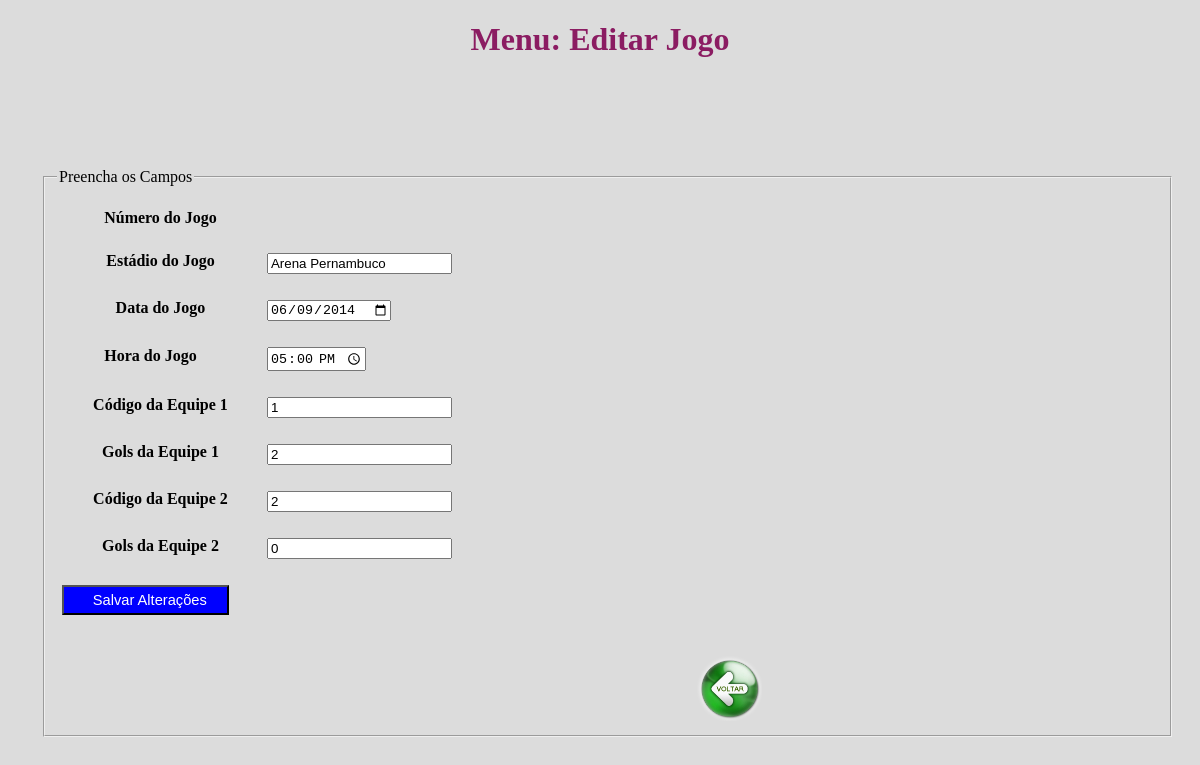
/jogo/edit_jogo.php?numero_jogo=1, run on the app's committed database.
### tables this page shows
create table jogo(
numero_jogo integer not null, 
estadio_jogo varchar(20) not null, 
data_jogo date not null, 
hora_jogo time not null, 
cod_equipe1 integer not null, 
gols_equipe1 integer not null, 
cod_equipe2 integer not null, 
gols_equipe2 integer not null,
primary key (numero_jogo),
foreign key (cod_equipe1) references equipe(cod_equipe) on update cascade on delete cascade,
foreign key (cod_equipe2) references equipe(cod_equipe) on update cascade on delete cascade
);

### jogo/edit_jogo.php (the view, shortened to what this page needs)
<?php
require_once '../php_action/db_connect.php';
if($_GET['numero_jogo']) {
	$numero_jogo = $_GET['numero_jogo'];
	$sql = "SELECT * FROM jogo WHERE numero_jogo = {$numero_jogo}";
	$result = $connect->query($sql);
	$data = $result->fetch_assoc();
?>
<!DOCTYPE html>
<html>
<head>
<link type="text/css" rel="stylesheet" href="../php_action/stylesheet.css"/>
</head>
<body>
<h1> <center> Menu: Editar Jogo  </center> </h1>
<fieldset>
	<legend>Preencha os Campos</legend>
	<form action="../php_action/jogo/update_jogo.php" method="post">
		<table cellspacing="2" cellpadding="3">
			<tr>
				<th>Número do Jogo</th>
				<td><br><input type="hidden" name="numero_jogo" placeholder="Número do jogo" value="<?php echo $data['numero_jogo'] ?>"/></td>
			</tr>
			<tr>
				<th>Estádio do Jogo</th>
				<td><br><input type="text" name="estadio_jogo" placeholder="Estádio do jogo" value="<?php echo $data['estadio_jogo'] ?>"/></td>
			</tr>
			<tr>
				<th>Data do Jogo</th>
				<td><br><input type="date" name="data_jogo" placeholder="Data do jogo" value="<?php echo $data['data_jogo'] ?>"/></td>
			</tr>
			<tr>
				<th>&nbsp; &nbsp;Hora do Jogo &nbsp; &nbsp; &nbsp; &nbsp; </th>
				<td><br><input type="Time" name="hora_jogo" placeholder="Hora do jogo" value="<?php echo $data['hora_jogo'] ?>"/></td>
			</tr>
				<th>Código da Equipe 1</th>
				<td><br><input type="number_format" name="cod_equipe1" placeholder="Código da equipe 1" value="<?php echo $data['cod_equipe1'] ?>"/></td>
				<tr>
				<th>Gols da Equipe 1</th>
				<td><br><input type="number_format" name="gols_equipe1" placeholder="Número de gols da equipe 1" value="<?php echo $data['gols_equipe1'] ?>"/></td>
			</tr>
				<tr>
				<th>Código da Equipe 2</th>
				<td><br><input type="number_format" name="cod_equipe2" placeholder="Código da equipe 2" value="<?php echo $data['cod_equipe2'] ?>"/></td>
			</tr>
				<tr>
				<th>&emsp; &emsp; Gols da Equipe 2 &emsp; &emsp;</th>
				<td><br><input type="number_format" name="gols_equipe2" placeholder="Número de gols da equipe 2 " value="<?php echo $data['gols_equipe2'] ?>"  /></td>
			</tr>
			<tr>
				<td><br><button type="submit">&nbsp; Salvar Alterações</button></td>
			</tr>
		</table>
	</form>
	<form method="post" action="../jogo/update_jogo.php">
	<br><br> <input type="image" src="../botao_voltar.png" alt="Submit" width="65" height="65">
	</form>
</fieldset>
</body>
</html>
<?php
}
?>

### php_action/stylesheet.css (style rules this page uses)
h1 { color: #8B1C62; }

### jogo/edit_jogo.php (style rules this page uses)
body { background: #DCDCDC; }
fieldset { margin: 35px; margin-top: 110px; width: 93%; height: 90%; }
table tr th { align: right; valiagn: right; padding-top: 15px; margin-top: 0px; }
button { width:85%; height: 30px; font-size: 11pt; color: white; background: blue; }

### data on the page
jogo: estadio_jogo "Arena Pernambuco", data_jogo "06/09/2014", hora_jogo "17:00:00", cod_equipe1 "1", gols_equipe1 "2", cod_equipe2 "2", gols_equipe2 "0"
